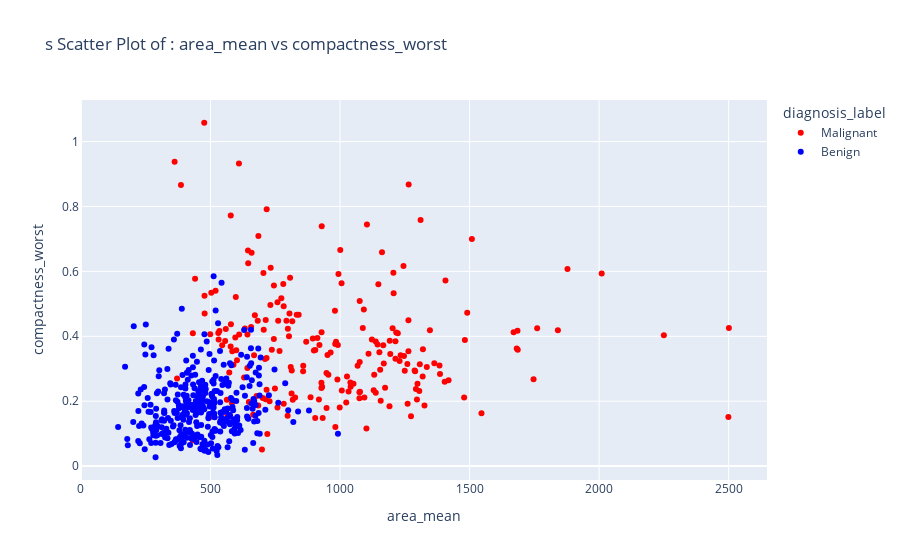

Here is the notebook cell this chart was saved with:
### Markdown cell above
# Scatter Plot

### Code cell
A = 'area_mean'
B = 'compactness_worst'
selected_data = selected_data.copy()
selected_data.loc[:, 'diagnosis_label'] = selected_data['diagnosis'].map({1: "Malignant", 0: "Benign"})

custom_colors = {
    "Malignant": "red",
    "Benign": "blue"
}

fig = px.scatter(
    selected_data,
    x=A,
    y=B,
    color="diagnosis_label",
    color_discrete_map=custom_colors,
    title=f"s Scatter Plot of : {A} vs {B}"
)

fig.show()

### Figure 1 — Plotly figure (JSON) as saved in the notebook; plotly's stock layout.template omitted (floating-point values rounded to 4 significant figures; data arrays with more than 128 entries replaced by an {"elided": "..."} marker saying what was removed)
{"data": [{"hovertemplate": "diagnosis_label=Malignant<br>area_mean=%{x}<br>compactness_worst=%{y}<extra></extra>", "legendgroup": "Malignant", "marker": {"color": "red", "symbol": "circle"}, "mode": "markers", "name": "Malignant", "orientation": "v", "showlegend": true, "type": "scatter", "x": {"elided": "212 float values"}, "xaxis": "x", "y": {"elided": "212 float values"}, "yaxis": "y"}, {"hovertemplate": "diagnosis_label=Benign<br>area_mean=%{x}<br>compactness_worst=%{y}<extra></extra>", "legendgroup": "Benign", "marker": {"color": "blue", "symbol": "circle"}, "mode": "markers", "name": "Benign", "orientation": "v", "showlegend": true, "type": "scatter", "x": {"elided": "357 float values"}, "xaxis": "x", "y": {"elided": "357 float values"}, "yaxis": "y"}], "layout": {"legend": {"title": {"text": "diagnosis_label"}, "tracegroupgap": 0}, "title": {"text": "s Scatter Plot of : area_mean vs compactness_worst"}, "xaxis": {"anchor": "y", "domain": [0, 1], "title": {"text": "area_mean"}}, "yaxis": {"anchor": "x", "domain": [0, 1], "title": {"text": "compactness_worst"}}}}
